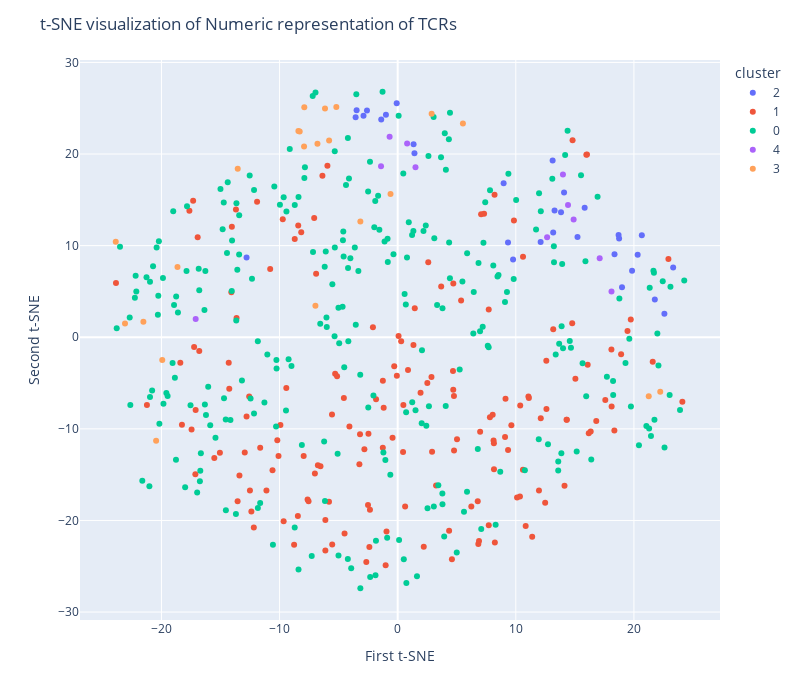

Notebook cell for this chart:
### Code cell
import plotly.express as px
fig = px.scatter(df_2, x=X_tsne[:, 0], y=X_tsne[:, 1], color="cluster")
fig.update_layout(
    title="t-SNE visualization of Numeric representation of TCRs",
    xaxis_title="First t-SNE",
    yaxis_title="Second t-SNE",
    width=800,  
    height=700,
)
fig.show()

### Figure 1 — Plotly figure (JSON) as saved in the notebook; plotly's stock layout.template omitted (floating-point values rounded to 4 significant figures; data arrays with more than 128 entries replaced by an {"elided": "..."} marker saying what was removed)
{"data": [{"hovertemplate": "cluster=2<br>x=%{x}<br>y=%{y}<extra></extra>", "legendgroup": "2", "marker": {"color": "#636efa", "symbol": "circle"}, "mode": "markers", "name": "2", "orientation": "v", "showlegend": true, "type": "scatter", "x": [23.32, 15.83, -2.893, 9.77, 14.09, 22.58, -0.08274, 21.77, 20.67, 18.36, 13.83, 19.84, 13.17, -1.393, 15.22, 13.28, -2.6, 20.32, 18.75, 18.7, 13.12, 9.341, -3.476, -0.9949, 1.42, -12.79, 1.347, 18.99, -3.56, 8.97, 12.1], "xaxis": "x", "y": [7.602, 14.13, 24.19, 8.483, 15.81, 2.559, 25.54, 4.122, 11.14, 9.052, 13.63, 7.253, 11.42, 23.77, 10.95, 13.83, 24.76, 8.998, 10.77, 11.15, 19.28, 10.35, 24.78, 24.28, 20.07, 8.718, 21.07, 5.446, 24.0, 16.82, 10.4], "yaxis": "y"}, {"hovertemplate": "cluster=1<br>x=%{x}<br>y=%{y}<extra></extra>", "legendgroup": "1", "marker": {"color": "#EF553B", "symbol": "circle"}, "mode": "markers", "name": "1", "orientation": "v", "showlegend": true, "type": "scatter", "x": {"elided": "165 float values"}, "xaxis": "x", "y": {"elided": "165 float values"}, "yaxis": "y"}, {"hovertemplate": "cluster=0<br>x=%{x}<br>y=%{y}<extra></extra>", "legendgroup": "0", "marker": {"color": "#00cc96", "symbol": "circle"}, "mode": "markers", "name": "0", "orientation": "v", "showlegend": true, "type": "scatter", "x": {"elided": "271 float values"}, "xaxis": "x", "y": {"elided": "271 float values"}, "yaxis": "y"}, {"hovertemplate": "cluster=4<br>x=%{x}<br>y=%{y}<extra></extra>", "legendgroup": "4", "marker": {"color": "#ab63fa", "symbol": "circle"}, "mode": "markers", "name": "4", "orientation": "v", "showlegend": true, "type": "scatter", "x": [-0.6839, 14.89, 1.508, 12.65, -17.1, 17.1, -1.41, 0.7992, 14.42, 18.1, 13.99], "xaxis": "x", "y": [21.88, 12.85, 18.54, 10.92, 1.998, 8.627, 18.66, 21.16, 14.44, 4.996, 17.75], "yaxis": "y"}, {"hovertemplate": "cluster=3<br>x=%{x}<br>y=%{y}<extra></extra>", "legendgroup": "3", "marker": {"color": "#FFA15A", "symbol": "circle"}, "mode": "markers", "name": "3", "orientation": "v", "showlegend": true, "type": "scatter", "x": [-18.64, -7.907, -20.45, 5.523, 21.25, -23.09, -0.6066, -8.406, -6.153, -19.93, -7.925, -23.87, -6.964, -21.53, 2.876, -5.806, -6.792, -8.296, -3.161, 22.23, -13.54, -5.194], "xaxis": "x", "y": [7.662, 25.12, -11.3, 23.32, -6.451, 1.509, 15.64, 22.51, 24.98, -2.479, 20.82, 10.44, 3.447, 1.692, 24.39, 21.48, 21.11, 22.45, 12.64, -5.943, 18.4, 25.13], "yaxis": "y"}], "layout": {"height": 700, "legend": {"title": {"text": "cluster"}, "tracegroupgap": 0}, "margin": {"t": 60}, "title": {"text": "t-SNE visualization of Numeric representation of TCRs"}, "width": 800, "xaxis": {"anchor": "y", "domain": [0, 1], "title": {"text": "First t-SNE"}}, "yaxis": {"anchor": "x", "domain": [0, 1], "title": {"text": "Second t-SNE"}}}}
